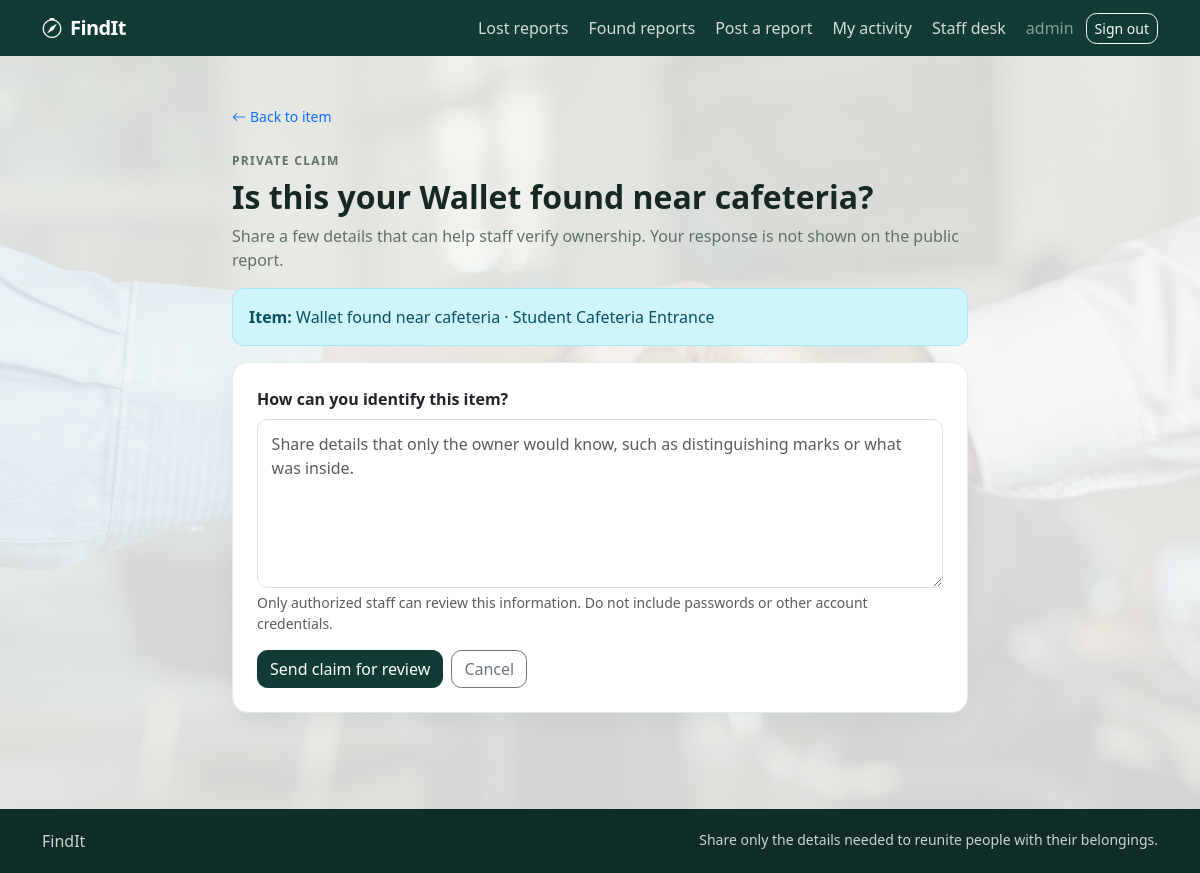
/browse/report/2/claim/ (signed in), run on the app's committed database.
### accounts/models.py (models this page shows, shortened)
class User(AbstractUser):
    ROLE_CHOICES = [
        ('student', 'Student'),
        ('staff', 'Staff'),
        ('admin', 'Administrator'),
    ]
    role = models.CharField(
        max_length=20,
        choices=ROLE_CHOICES,
        default='student'
    )

### lostfound/models.py (models this page shows, shortened)
class ItemReport(models.Model):
    REPORT_TYPES = [
        ('lost', 'Lost Item'),
        ( 'found', 'Found Item')
    ]
    STATUS_CHOICES = [
        ('active', 'Active',),
        ('under review', 'Under Review',),
        ('matched', 'Matched',),
        ('recovered', 'Recovered',),
        ('closed', 'Closed',),
        ('hidden', 'Hidden',),
    ]
    CATEGORY_CHOICES = [
        ('electronics', 'Electronics',),
        ('clothing', 'Clothing',),
        ('documents', 'Documents',),
        ('accessories', 'Accessories',),
        ('other', 'Other',),
    ]
    reporter = models.ForeignKey(
        settings.AUTH_USER_MODEL,
        on_delete=models.CASCADE,
        related_name='reports'
    )
    report_type = models.CharField(
        max_length=10,
        choices=REPORT_TYPES
    )
    title = models.CharField(max_length=150)
    description = models.TextField()
    category = models.CharField(
        max_length=30,
        choices=CATEGORY_CHOICES,
    )
    date_lost_or_found = models.DateField()
    location = models.CharField(max_length=200)
    image = models.ImageField(
        upload_to='item_images/',
        blank=True,
        null=True,
    )
    status = models.CharField(
        max_length=20,
        choices=STATUS_CHOICES,
        default='active'
    )
    created_at = models.DateTimeField(auto_now_add=True)
    updated_at = models.DateTimeField(auto_now=True)

### lostfound/views.py (the view)
# urls.py: path('report/<int:report_id>/claim/', views.submit_claim, name='submit_claim'),
@login_required
def submit_claim(request, report_id):
    report = get_object_or_404(
        ItemReport,
        pk=report_id,
        report_type='found',
        status='active',
    )
    if report.reporter_id == request.user.pk:
        messages.error(request, 'You cannot claim an item you reported.')
        return redirect('report_detail', report_id=report.pk)
    existing_claim = Claim.objects.filter(
        report=report,
        claimant=request.user,
    ).exclude(claim_status='rejected').first()
    if existing_claim:
        messages.info(request, 'You already have an open claim for this item.')
        return redirect('my_activity')
    if request.method == 'POST':
        form = ClaimForm(request.POST)
        if form.is_valid():
            claim = form.save(commit=False)
            claim.report = report
            claim.claimant = request.user
            claim.save()
            _record_status_change('claim', claim, '', claim.claim_status, request.user)
            messages.success(request, 'Your claim was sent privately to the review team.')
            return redirect('my_activity')
    else:
        form = ClaimForm()
    return render(request, 'lostfound/submit_claim.html', {
        'form': form,
        'report': report,
    })

### lostfound/forms.py
class ClaimForm(StyledFormMixin, forms.ModelForm):
    class Meta:
        model = Claim
        fields = ['private_evidence']
        labels = {'private_evidence': 'How can you identify this item?'}
        help_texts = {
            'private_evidence': 'Only authorized staff can review this information. Do not include passwords or other account credentials.',
        }
        widgets = {
            'private_evidence': forms.Textarea(attrs={
                'rows': 6,
                'placeholder': 'Share details that only the owner would know, such as distinguishing marks or what was inside.',
            }),
        }

### templates/lostfound/submit_claim.html (shortened to what this page needs)
{% extends 'lostfound/base.html' %}
{% block content %}
<div class="row justify-content-center">
    <div class="col-lg-8">
        <a href="{% url 'report_detail' report.pk %}" class="small text-decoration-none"><i class="bi bi-arrow-left me-1"></i>Back to item</a>
        <p class="eyebrow mt-4 mb-2">Private claim</p>
        <h1 class="h2 fw-bold">Is this your {{ report.title }}?</h1>
        <p class="text-muted">Share a few details that can help staff verify ownership. Your response is not shown on the public report.</p>
        <div class="alert alert-info"><strong>Item:</strong> {{ report.title }} · {{ report.location }}</div>
        <form method="post" class="card">
            <div class="card-body p-4">
                {% for field in form %}
                    <div class="mb-3">
                        <label for="{{ field.id_for_label }}" class="form-label fw-semibold">{{ field.label }}</label>
                        {{ field }}
                        {% if field.help_text %}<div class="form-text">{{ field.help_text }}</div>{% endif %}
                    </div>
                {% endfor %}
                <button type="submit" class="btn btn-primary">Send claim for review</button>
                <a href="{% url 'report_detail' report.pk %}" class="btn btn-outline-secondary ms-1">Cancel</a>
            </div>
        </form>
    </div>
</div>
{% endblock %}

### templates/lostfound/base.html (shortened to what this page needs)
{% load static %}
<!doctype html>
<html lang="en">
<head>
    <link href="https://cdn.jsdelivr.net/npm/bootstrap@5.3.3/dist/css/bootstrap.min.css" rel="stylesheet">
    <link href="https://cdn.jsdelivr.net/npm/bootstrap-icons@1.11.3/font/bootstrap-icons.css" rel="stylesheet">
</head>
<body>
<nav class="navbar navbar-expand-lg navbar-dark">
    <div class="container">
        <a class="navbar-brand" href="{% url 'landing' %}">
            <i class="bi bi-compass me-1" aria-hidden="true"></i> FindIt
        </a>
        <div class="collapse navbar-collapse" id="navbarNav">
            <ul class="navbar-nav ms-auto align-items-lg-center gap-lg-1">
                <li class="nav-item"><a class="nav-link" href="{% url 'lost_reports' %}">Lost reports</a></li>
                <li class="nav-item"><a class="nav-link" href="{% url 'found_reports' %}">Found reports</a></li>
                {% if user.is_authenticated %}
                    <li class="nav-item"><a class="nav-link" href="{% url 'create_report' %}">Post a report</a></li>
                    <li class="nav-item"><a class="nav-link" href="{% url 'my_activity' %}">My activity</a></li>
                    {% if user.is_staff or user.is_superuser %}
                        <li class="nav-item"><a class="nav-link" href="{% url 'admin_dashboard' %}">Staff desk</a></li>
                    {% endif %}
                    <li class="nav-item"><span class="nav-link text-white-50">{{ user.username }}</span></li>
                    <li class="nav-item">
                        <form method="post" action="{% url 'logout' %}" class="m-0">
                            <button class="btn btn-sm btn-outline-light" type="submit">Sign out</button>
                        </form>
                    </li>
                {% else %}
                    <li class="nav-item"><a class="nav-link" href="{% url 'login' %}">Sign in</a></li>
                    <li class="nav-item"><a class="btn btn-sm btn-light ms-lg-2" href="{% url 'register' %}">Create account</a></li>
                {% endif %}
            </ul>
        </div>
    </div>
</nav>
<main class="container py-4 py-lg-5">
    {% block content %}{% endblock %}
</main>
<footer class="footer">
    <div class="container d-flex flex-column flex-sm-row justify-content-between gap-2">
        <span>FindIt</span>
        <small>Share only the details needed to reunite people with their belongings.</small>
    </div>
</footer>
</body>
</html>

### data on the page
User: username "admin"
ItemReport: title "Wallet found near cafeteria", location "Student Cafeteria Entrance"

### other printed values
{{ field.label }} "How can you identify this item?"
{{ field.help_text }} "Only authorized staff can review this information. Do not include passwords or other account credentials."
